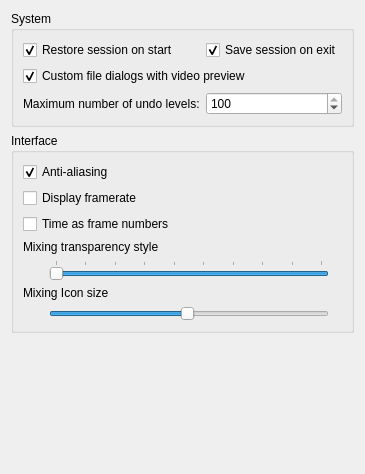
         <widget class="QWidget" name="PageOptions">
          <layout class="QVBoxLayout" name="verticalLayout_14">
           <item>
            <widget class="QGroupBox" name="SystemGroupBox">
             <property name="title">
              <string>System</string>
             </property>
             <layout class="QGridLayout" name="gridLayout_5">
              <item row="3" column="0">
               <widget class="QLabel" name="label_2">
                <property name="text">
                 <string>Maximum number of undo levels:</string>
                </property>
               </widget>
              </item>
              <item row="0" column="1">
               <widget class="QCheckBox" name="saveExitSession">
                <property name="toolTip">
                 <string>Save the current session on exit (if possible)</string>
                </property>
                <property name="text">
                 <string>Save session on exit</string>
                </property>
                <property name="checked">
                 <bool>true</bool>
                </property>
               </widget>
              </item>
              <item row="3" column="1">
               <widget class="QSpinBox" name="maximumUndoLevels">
                <property name="toolTip">
                 <string>&lt;html&gt;&lt;head/&gt;&lt;body&gt;&lt;p&gt;How many undo steps are stored, 0 to disable undo.&lt;/p&gt;&lt;/body&gt;&lt;/html&gt;</string>
                </property>
                <property name="minimum">
                 <number>0</number>
                </property>
                <property name="maximum">
                 <number>100</number>
                </property>
                <property name="value">
                 <number>100</number>
                </property>
               </widget>
              </item>
              <item row="1" column="0" colspan="2">
               <widget class="QCheckBox" name="useCustomDialogs">
                <property name="toolTip">
                 <string>Use GLMixer improved dialogs (instead of operating system native dialogs)</string>
                </property>
                <property name="statusTip">
                 <string>Use GLMixer improved dialogs (instead of operating system native dialogs)</string>
                </property>
                <property name="text">
                 <string>Custom file dialogs with video preview</string>
                </property>
                <property name="checked">
                 <bool>true</bool>
                </property>
               </widget>
              </item>
              <item row="0" column="0">
               <widget class="QCheckBox" name="restoreLastSession">
                <property name="toolTip">
                 <string>Re-open the last session when launching GLMixer.</string>
                </property>
                <property name="text">
                 <string>Restore session on start</string>
                </property>
                <property name="checked">
                 <bool>true</bool>
                </property>
               </widget>
              </item>
             </layout>
            </widget>
           </item>
           <item>
            <widget class="QGroupBox" name="VisualsGroupBox">
             <property name="title">
              <string>Interface</string>
             </property>
             <layout class="QVBoxLayout" name="verticalLayout_3">
              <item>
               <widget class="QCheckBox" name="antiAliasing">
                <property name="toolTip">
                 <string>&lt;html&gt;&lt;head/&gt;&lt;body&gt;&lt;p&gt;Use anti alisasing for rendering the interface (improves visual appearance)&lt;/p&gt;&lt;/body&gt;&lt;/html&gt;</string>
                </property>
                <property name="statusTip">
                 <string>Use anti alisasing for rendering interface (improves visual appearance)</string>
                </property>
                <property name="text">
                 <string>Anti-aliasing</string>
                </property>
                <property name="checked">
                 <bool>true</bool>
                </property>
               </widget>
              </item>
              <item>
               <widget class="QCheckBox" name="displayFramerate">
                <property name="toolTip">
                 <string>&lt;html&gt;&lt;head/&gt;&lt;body&gt;&lt;p&gt;Shows the rendering framerate in the upper right corner.&lt;/p&gt;&lt;/body&gt;&lt;/html&gt;</string>
                </property>
                <property name="text">
                 <string>Display framerate</string>
                </property>
               </widget>
              </item>
              <item>
               <widget class="QCheckBox" name="displayTimeAsFrame">
                <property name="toolTip">
                 <string>&lt;html&gt;&lt;head/&gt;&lt;body&gt;&lt;p&gt;Shows time information of videos as frame count instead of hh:mm:ss.&lt;/p&gt;&lt;/body&gt;&lt;/html&gt;</string>
                </property>
                <property name="text">
                 <string>Time as frame numbers</string>
                </property>
               </widget>
              </item>
              <item>
               <layout class="QGridLayout" name="gridLayout_4">
                <item row="3" column="2">
                 <widget class="QSlider" name="iconSizeSlider">
                  <property name="minimum">
                   <number>1</number>
                  </property>
                  <property name="maximum">
                   <number>100</number>
                  </property>
                  <property name="value">
                   <number>50</number>
                  </property>
                  <property name="tracking">
                   <bool>false</bool>
                  </property>
                  <property name="orientation">
                   <enum>Qt::Horizontal</enum>
                  </property>
                 </widget>
                </item>
                <item row="1" column="3">
                 <widget class="QLabel" name="label_15">
                  <property name="toolTip">
                   <string>Large grid</string>
                  </property>
                  <property name="text">
                   <string/>
                  </property>
                  <property name="pixmap">
                   <pixmap resource="../images.qrc">:/glmixer/images/stippling_2.png</pixmap>
                  </property>
                  <property name="scaledContents">
                   <bool>false</bool>
                  </property>
                 </widget>
                </item>
                <item row="3" column="3">
                 <widget class="QLabel" name="label_22">
                  <property name="toolTip">
                   <string>Large icons</string>
                  </property>
                  <property name="text">
                   <string/>
                  </property>
                  <property name="pixmap">
                   <pixmap resource="../images.qrc">:/glmixer/images/iconlarge.png</pixmap>
                  </property>
                 </widget>
                </item>
                <item row="1" column="1">
                 <widget class="QLabel" name="label_14">
                  <property name="toolTip">
                   <string>Fine grid</string>
                  </property>
                  <property name="text">
                   <string/>
                  </property>
                  <property name="pixmap">
                   <pixmap resource="../images.qrc">:/glmixer/images/stippling_1.png</pixmap>
                  </property>
                 </widget>
                </item>
                <item row="1" column="2">
                 <widget class="QSlider" name="stipplingSlider">
                  <property name="minimum">
                   <number>1</number>
                  </property>
                  <property name="maximum">
                   <number>10</number>
                  </property>
                  <property name="singleStep">
                   <number>1</number>
                  </property>
                  <property name="pageStep">
                   <number>2</number>
                  </property>
                  <property name="value">
                   <number>10</number>
                  </property>
                  <property name="tracking">
                   <bool>false</bool>
                  </property>
                  <property name="orientation">
                   <enum>Qt::Horizontal</enum>
                  </property>
                  <property name="invertedAppearance">
                   <bool>true</bool>
                  </property>
                  <property name="invertedControls">
                   <bool>false</bool>
                  </property>
                  <property name="tickPosition">
                   <enum>QSlider::TicksAbove</enum>
                  </property>
                  <property name="tickInterval">
                   <number>1</number>
                  </property>
                 </widget>
                </item>
                <item row="2" column="0" colspan="3">
                 <widget class="QLabel" name="label_23">
                  <property name="text">
                   <string>Mixing Icon size</string>
                  </property>
                 </widget>
                </item>
                <item row="0" column="0" colspan="3">
                 <widget class="QLabel" name="label_16">
                  <property name="text">
                   <string>Mixing transparency style</string>
                  </property>
                 </widget>
                </item>
                <item row="3" column="1">
                 <widget class="QLabel" name="label_21">
                  <property name="toolTip">
                   <string>Small icons</string>
                  </property>
                  <property name="text">
                   <string/>
                  </property>
                  <property name="pixmap">
                   <pixmap resource="../images.qrc">:/glmixer/images/iconsmall.png</pixmap>
                  </property>
                 </widget>
                </item>
                <item row="1" column="0">
                 <widget class="QLabel" name="label_27">
                  <property name="text">
                   <string/>
                  </property>
                 </widget>
                </item>
               </layout>
              </item>
             </layout>
            </widget>
           </item>
           <item>
            <spacer name="verticalSpacer">
             <property name="orientation">
              <enum>Qt::Vertical</enum>
             </property>
             <property name="sizeHint" stdset="0">
              <size>
               <width>20</width>
               <height>130</height>
              </size>
             </property>
            </spacer>
           </item>
          </layout>
         </widget>
